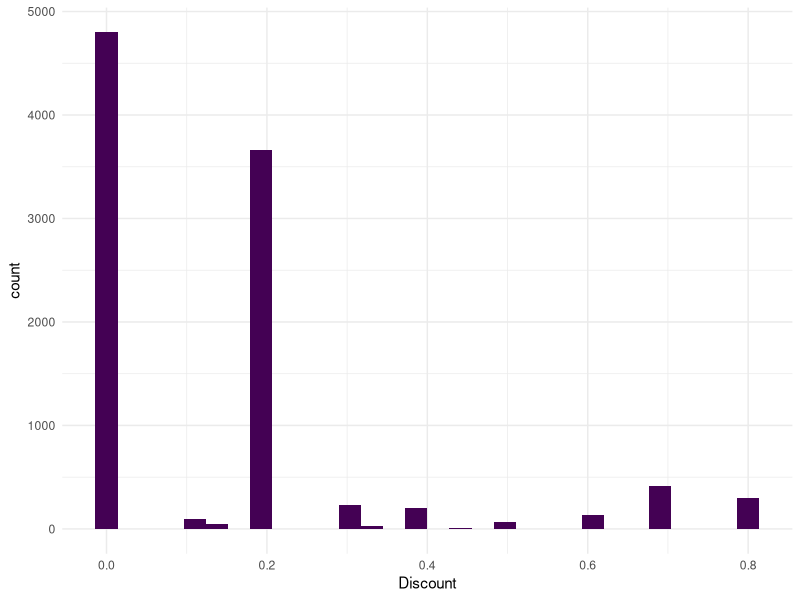
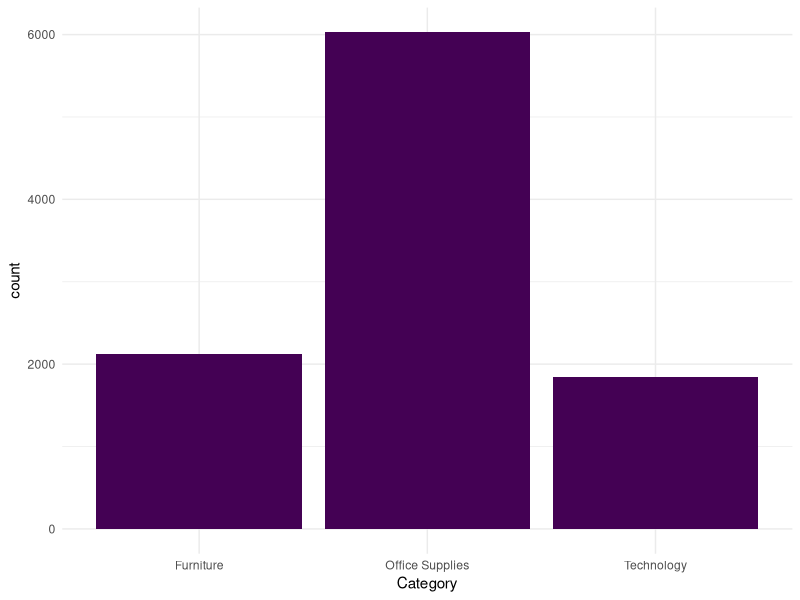
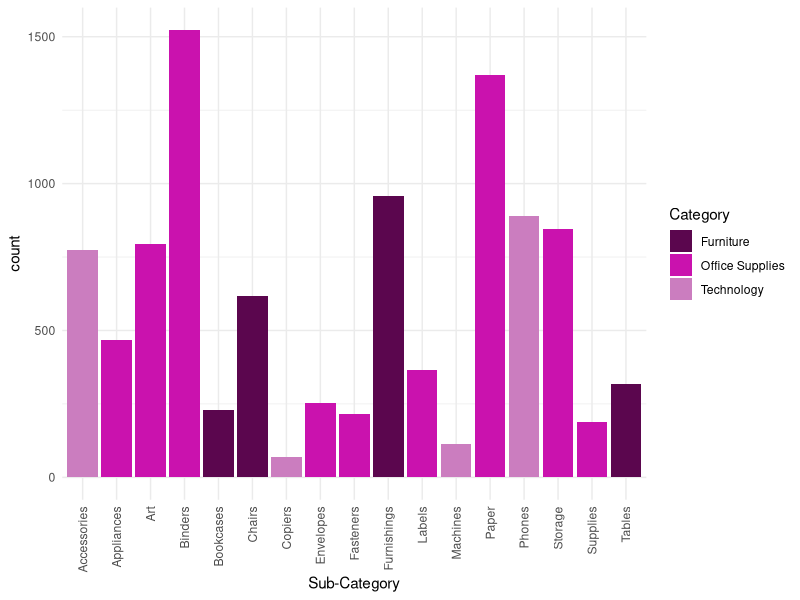

The R script that drew these images, in order:
## ---- chunk 1
library(readxl)
library(tidyverse)
library(ggplot2)
db <- read_excel("Sample - Superstore.xls", sheet = "Orders")
db_analis <- db |> 
  select("Category", "Sub-Category", "Discount")
## ---- chunk 2
print(summary(db_analis))
print(table(db_analis$Category))
print(table(db_analis$`Sub-Category`))
print(table(db_analis$Discount))
## ---- chunk 3
ggplot(db_analis) +
  aes(x = Discount) +
  geom_histogram(bins = 30L, fill = "#440154") +
  theme_minimal()

## ---- chunk 4
ggplot(db_analis) +
 aes(x = Category) +
 geom_bar(fill = "#440154") +
 theme_minimal()
## ---- chunk 5
ggplot(db_analis) +
  aes(x = `Sub-Category`, fill = Category) +
  geom_bar() +
  scale_fill_manual(
    values = c(Furniture = "#5B064E",
    `Office Supplies` = "#CA12AE",
    Technology = "#CB7DBF")
  ) +
  theme_minimal() +
  theme(axis.text.x = element_text(angle = 90, vjust = 0.5, hjust = 1))
